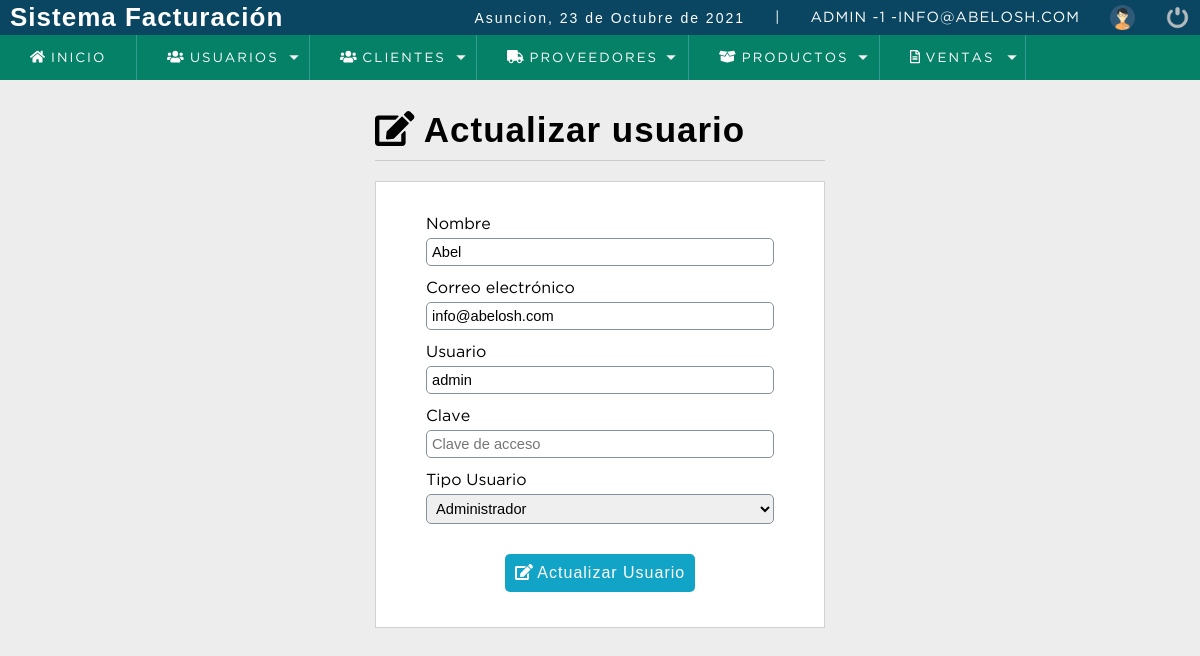
/sistema/editar_usuario.php?id=1 (signed in), run on the app's committed database.
### tables this page shows
CREATE TABLE `usuario` (
  `idusuario` int(11) NOT NULL,
  `nombre` varchar(50) DEFAULT NULL,
  `correo` varchar(100) DEFAULT NULL,
  `usuario` varchar(15) DEFAULT NULL,
  `clave` varchar(100) DEFAULT NULL,
  `rol` int(11) DEFAULT NULL,
  `estatus` int(11) NOT NULL DEFAULT 1
);

CREATE TABLE `rol` (
  `idrol` int(11) NOT NULL,
  `rol` varchar(20) DEFAULT NULL
);

### sistema/editar_usuario.php (the view, shortened to what this page needs)
<?php
	include "../conexion.php";
	$iduser = $_REQUEST['id'];
	$sql = mysqli_query($conection,"SELECT u.idusuario, u.nombre,u.correo,u.usuario, (u.rol) as idrol, (r.rol) as rol
									  FROM usuario u
									  INNER JOIN rol r
									  ON u.rol = r.idrol
									  WHERE idusuario= $iduser and estatus = 1");
    $result_sql = mysqli_num_rows($sql);
    if($result_sql == 0){
    	header('Location: lista_usuarios.php');
    }else{
    	$option = '';
    	while ($data = mysqli_fetch_array($sql)) {
    		$nombre = $data['nombre'];
    		$correo = $data['correo'];
    		$usuario = $data['usuario'];
    		$idrol  = $data['idrol'];
    		$rol    = $data['rol'];
    		if($idrol == 1){
    			$option = '<option value="'.$idrol.'" select>'.$rol.'</option>';
    		}else if ($idrol == 2){
    			$option = '<option value="'.$idrol.'" select>'.$rol.'</option>';
    		}else if ($idrol == 3) {
    			$option = '<option value="'.$idrol.'" select>'.$rol.'</option>';
    		}
    }
}
 ?>
 <!DOCTYPE html>
 <html lang="en">
 <head>
 	<?php include "includes/scripts.php"; ?>
 </head>
 <body>
 	<?php include "includes/header.php"; ?>
 	<section id="container">
 		<div class="form_register">
 			<h1> <i class="fas fa-edit"></i> Actualizar usuario</h1>
 			<hr>
 			<form action="" method="post">
 				<label for="nombre">Nombre</label>
 				<input type="text" name="nombre" id="nombre" placeholder="Nombre completo" value="<?php echo $nombre; ?>">
 				<label for="correo">Correo electrónico</label>
 				<input type="email" name="correo" placeholder="Correo electrónico"  value="<?php echo $correo; ?>">
 				<label for="usuario">Usuario</label>
 				<input type="text" name="usuario" id="usuario" placeholder="Usuario"  value="<?php echo $usuario; ?>">
 				<label for="clave">Clave</label>
 				<input type="password" name="clave" id="clave" placeholder="Clave de acceso">
 				<label for="rol">Tipo Usuario</label>
 				 <select name="rol" id="rol" class="notItemOne">
 				 	<?php
 				 		echo $option;
 				 	?>
 				 </select>
 				 <button type="submit" class="btn_save"><i class="fas fa-edit"></i> Actualizar Usuario</button>
 			</form>
 		</div>
 	</section>
 	<?php include "includes/footer.php"; ?>
 </body>
 </html>

### sistema/css/style.css (style rules this page uses)
* { margin: 0; padding: 0; box-sizing: border-box; }
body { background: #ededed; }
h1, h2, h3, h4, h5, h6 { font-family: 'arial'; font-weight: bold; letter-spacing: 1px; }
h1 { font-size: 26px; }
#container { padding: 90px 15px 15px; }
.form_register { width: 450px; margin: auto; margin-top: 20px; }
.form_register h1 { color: #3c93b0; }
hr { border:0; background: #CCC; height: 1px; margin: 10px 0; display: block; }
form { background: #FFF; margin: auto; padding: 20px 50px; border: 1px solid #d1d1d1; }
label { display: block; font-size: 12pt; font-family: 'GothamBook'; margin: 15px auto 5px auto; }
input,select { display: block; width: 100%; font-size: 11pt; padding: 5px; border: 1px solid #85929e; border-radius: 5px; }
.notItemOne option:first-child { display: none; }
.btn_save { font-size: 12pt; background: #12a4c6; padding: 10px; color: #FFF; letter-spacing: 1px; border: 0; cursor: pointer; margin: 30px auto 15px auto; display: block; border-radius: 5px; }
#container h1 { font-size: 35px; display: inline-block; color: #000000; }

### data on the page
usuario: nombre "Abel", correo "info@abelosh.com", usuario "admin", rol "Administrador"

### other printed values
fechaC() "23 de Octubre de 2021"
$_SESSION['user'] "ADMIN"
$_SESSION['rol'] "1"
$_SESSION['email'] "INFO@ABELOSH.COM"
